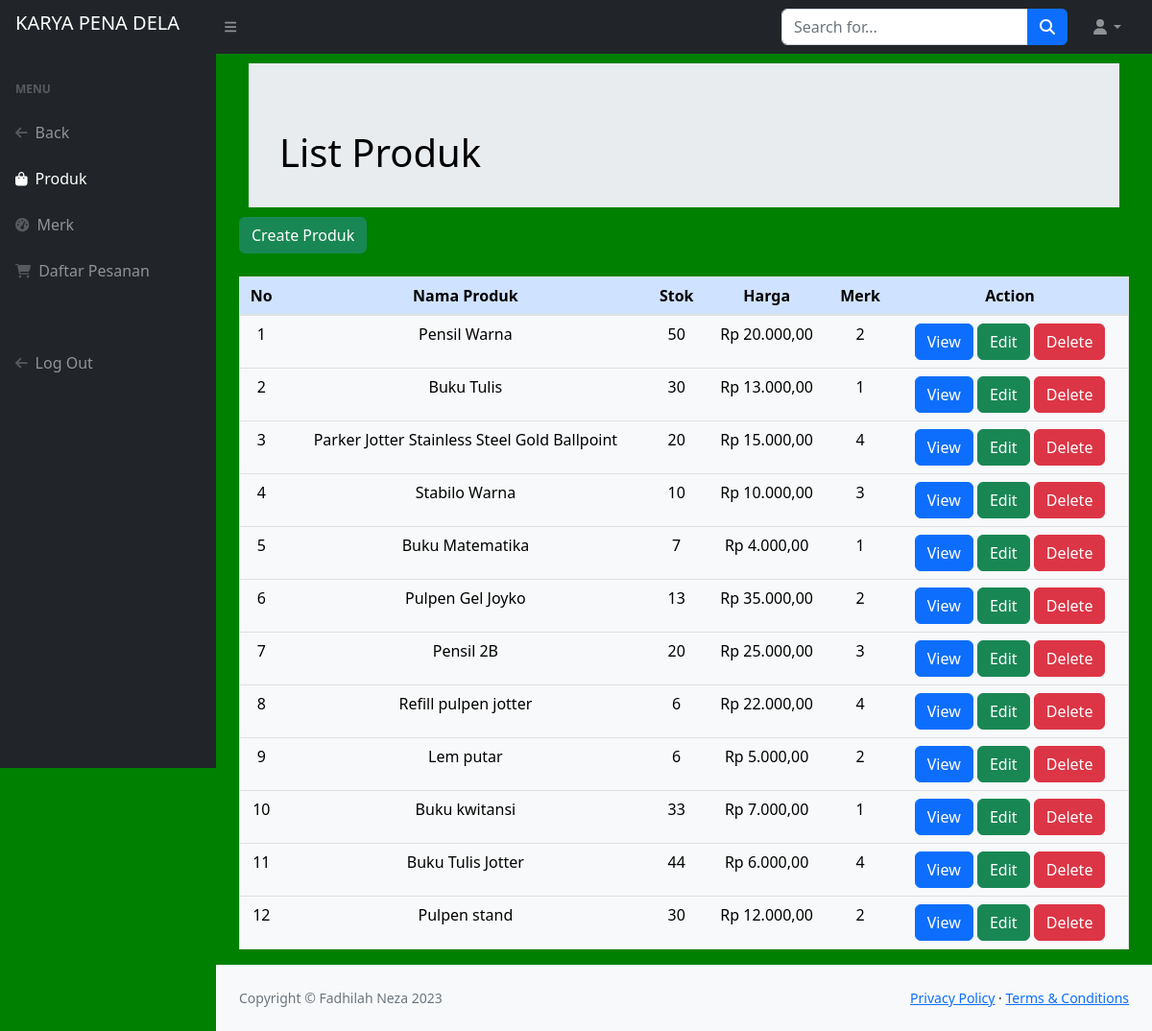
Screenshot of /dashboard/list_produk.php with the database file from the repository.
### tables this page shows
CREATE TABLE `produk` (
  `id` int(11) NOT NULL,
  `nama` varchar(191) NOT NULL,
  `stok` int(11) NOT NULL,
  `harga` int(45) NOT NULL,
  `merk_id` int(45) NOT NULL,
  `foto` blob NOT NULL,
  `deskripsi` text NOT NULL
);

### dashboard/list_produk.php (the view, shortened to what this page needs)
<?php
    require_once 'dbkoneksi.php';
?>
<?php
    $sql = "SELECT * FROM produk";
    $rs = $dbh->query($sql);
?>
<!DOCTYPE html>
<html lang="en">
    <head>
        <link href="https://cdn.jsdelivr.net/npm/simple-datatables@7.1.2/dist/style.min.css" rel="stylesheet" />
        <link href="css/styles.css" rel="stylesheet" />
    </head>
    <body class="sb-nav-fixed" style="background-color:green;">
        <nav class="sb-topnav navbar navbar-expand navbar-dark bg-dark">
            <a class="navbar-brand ps-3" href="../home.php"><h5>KARYA PENA DELA</h5></a>
            <button class="btn btn-link btn-sm order-1 order-lg-0 me-4 me-lg-0" id="sidebarToggle" href="#!"><i class="fas fa-bars"></i></button>
            <form class="d-none d-md-inline-block form-inline ms-auto me-0 me-md-3 my-2 my-md-0">
                <div class="input-group">
                    <input class="form-control" type="text" placeholder="Search for..." aria-label="Search for..." aria-describedby="btnNavbarSearch" />
                    <button class="btn btn-primary" id="btnNavbarSearch" type="button"><i class="fas fa-search"></i></button>
                </div>
            </form>
            <ul class="navbar-nav ms-auto ms-md-0 me-3 me-lg-4">
                <li class="nav-item dropdown">
                    <a class="nav-link dropdown-toggle" id="navbarDropdown" href="#" role="button" data-bs-toggle="dropdown" aria-expanded="false"><i class="fas fa-user fa-fw"></i></a>
                </li>
            </ul>
        </nav>
        <div id="layoutSidenav">
            <div id="layoutSidenav_nav">
                <nav class="sb-sidenav accordion sb-sidenav-dark" id="sidenavAccordion">
                    <div class="sb-sidenav-menu">
                        <div class="nav">
                            <div class="sb-sidenav-menu-heading">Menu</div>
                            <a class="nav-link" href="dashboard.html">
                                <div class="sb-nav-link-icon"><i class="fas fa-arrow-left"></i></div>
                                Back
                            </a>
                            <a class="nav-link active" href="list_produk.php">
                                <div class="sb-nav-link-icon"><i class="fas fa-shopping-bag"></i></div>
                                Produk
                            </a>
                            <a class="nav-link" href="list_merk.php">
                                <div class="sb-nav-link-icon"><i class="fas fa-tachometer-alt"></i></div>
                               Merk
                            </a>
                            <a class="nav-link" href="list_pesanan.php">
                                <div class="sb-nav-link-icon"><i class="fas fa-shopping-cart"></i></div>
                                Daftar Pesanan
                            </a><br><br>
                            <a class="nav-link" href="../home.php" onclick="showLoginAlert()">
                                <div class="sb-nav-link-icon"><i class="fa fa-arrow-left"></i></div>
                                Log Out
                            </a>
                        </div>
                    </div>
                </nav>
            </div>
            <div id="layoutSidenav_content">
                <main>
                <div class="container-fluid px-4">
                    <div class="jumbotron jumbotron-fluid" style="background-color: cream; height: 150px; padding: 20px; margin: 10px;">
                        <div class="container" style="background: url(../img/banner/banner3.png); padding-bottom: 2px;  padding-top: 25px;">
                            <h1 class="mt-4 text-black">List Produk</h1>
                        </div>
                </div>
                <a class="btn btn-success" href="form_produk.php" role="button">Create Produk</a><br><br>
                <table class="table table-light text-center" width="100%" border="1" cellspacing="2" cellpadding="2">
                    <thead>
                        <tr class="table-primary">
                            <th>No</th>
                            <th>Nama Produk</th>
                            <th>Stok</th>
                            <th>Harga</th>
                            <th>Merk</th>
                            <th>Action</th>
                        </tr>
                    </thead>
                    <tbody>
                        <?php
                        $nomor = 1;
                        foreach ($rs as $row)
                        { ?>
                            <tr>
                                <td><?=$nomor?></td>
                                <td><?=$row['nama']?></td>
                                <td><?=$row['stok']?></td>
                                <td><?="Rp " . number_format($row ['harga'], 2, ',', '.');?></td>
                                <td><?=$row['merk_id']?></td>
                                <td class=>
                                    <a class="btn btn-primary" href="view_produk.php?id=<?=$row['id']?>">View</a>
                                    <a class="btn btn-success" href="edit_produk.php?idedit=<?=$row['id']?>">Edit</a>
                                    <a class="btn btn-danger" href="delete_produk.php?iddel=<?=$row['id']?>"
                                    onclick="if(!confirm('Anda Yakin Hapus Data Produk <?=$row['nama']?>?')) {return false}"
                                    >Delete</a>
                                </td>
                            </tr>
                        <?php
                        $nomor++;
                        }
                        ?>
                    </tbody>
                </table>
                    </div>
                </main>
                <footer class="py-4 bg-light mt-auto">
                <div class="container-fluid px-4">
                     <div class="d-flex align-items-center justify-content-between small">
                        <div class="text-muted">Copyright &copy; Fadhilah Neza 2023</div>
                        <div>
                            <a href="#">Privacy Policy</a>
                            &middot;
                            <a href="#">Terms &amp; Conditions</a>
                        </div>
                    </div>
                </div>
            </footer>
            </div>
        </div>
    </body>
</html>

### dashboard/dbkoneksi.php (shortened to what this page needs)
<link rel="stylesheet" href="https://cdn.jsdelivr.net/npm/bootstrap@4.0.0/dist/css/bootstrap.min.css">

### rows the page displays
produk: nama "Pensil Warna", stok "50", harga "20.000,00", merk "2"
produk: nama "Buku Tulis", stok "30", harga "13.000,00", merk "1"
produk: nama "Parker Jotter Stainless Steel Gold Ballpoint", stok "20", harga "15.000,00", merk "4"
produk: nama "Stabilo Warna", stok "10", harga "10.000,00", merk "3"
produk: nama "Buku Matematika", stok "7", harga "4.000,00", merk "1"
produk: nama "Pulpen Gel Joyko", stok "13", harga "35.000,00", merk "2"
produk: nama "Pensil 2B", stok "20", harga "25.000,00", merk "3"
produk: nama "Refill pulpen jotter", stok "6", harga "22.000,00", merk "4"
produk: nama "Lem putar", stok "6", harga "5.000,00", merk "2"
produk: nama "Buku kwitansi", stok "33", harga "7.000,00", merk "1"
produk: nama "Buku Tulis Jotter", stok "44", harga "6.000,00", merk "4"
produk: nama "Pulpen stand", stok "30", harga "12.000,00", merk "2"
